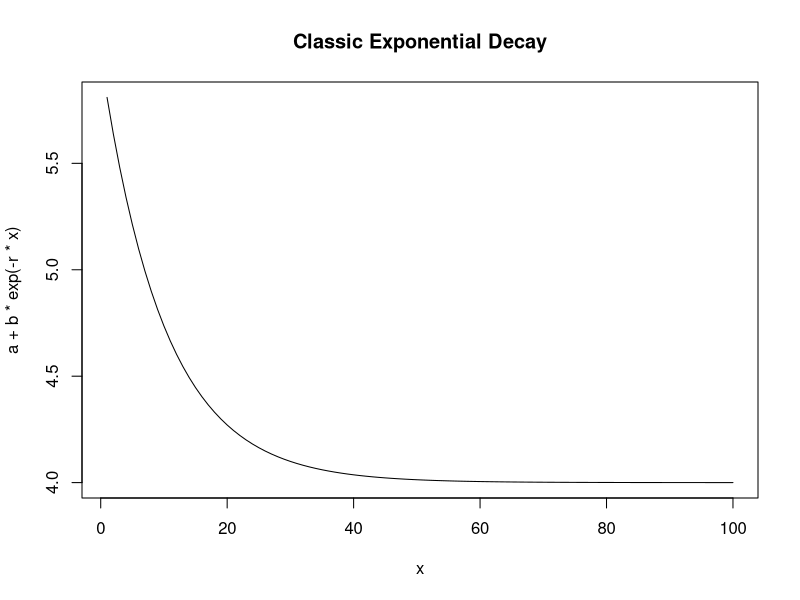
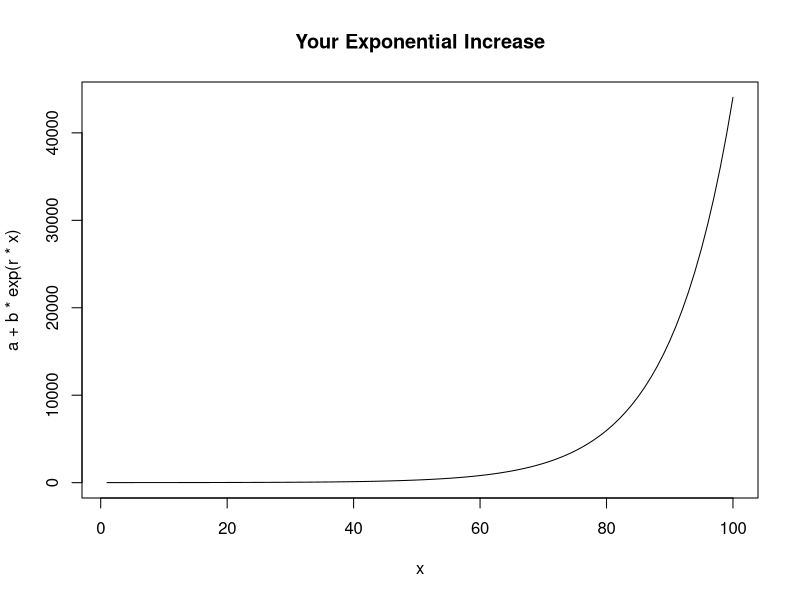
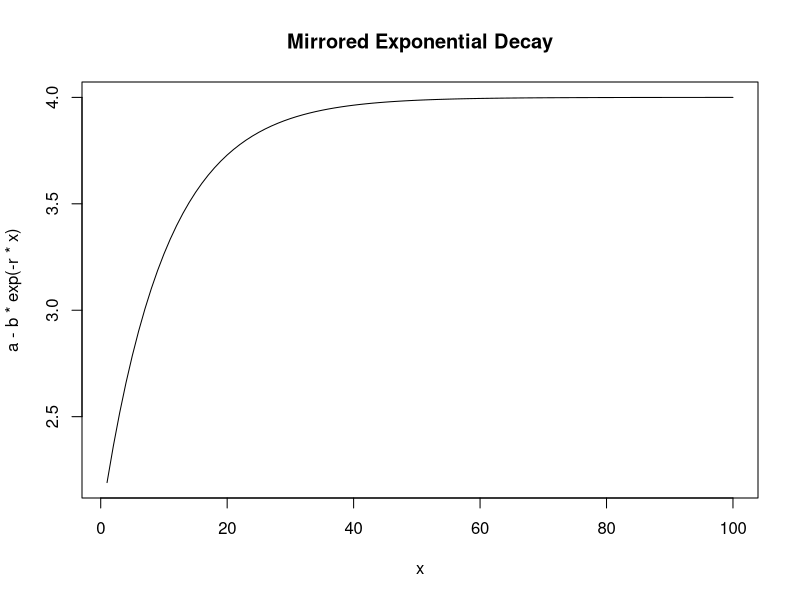
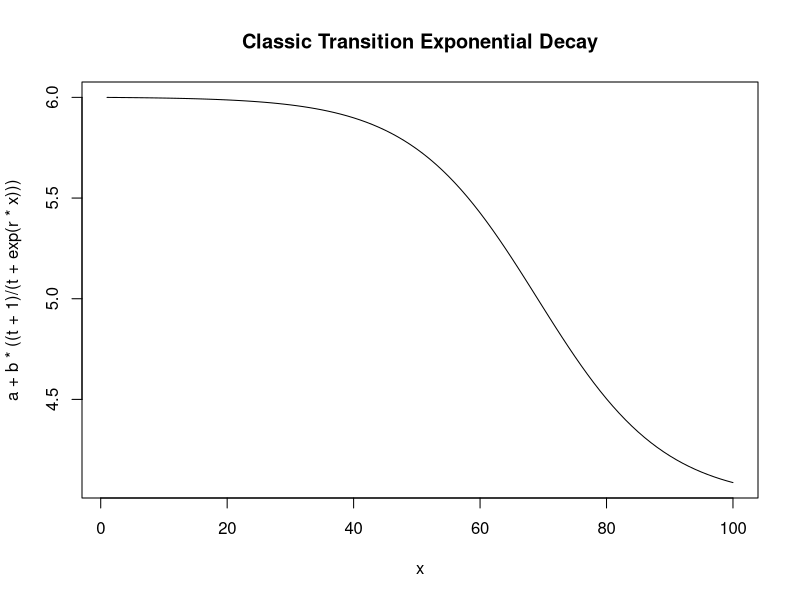
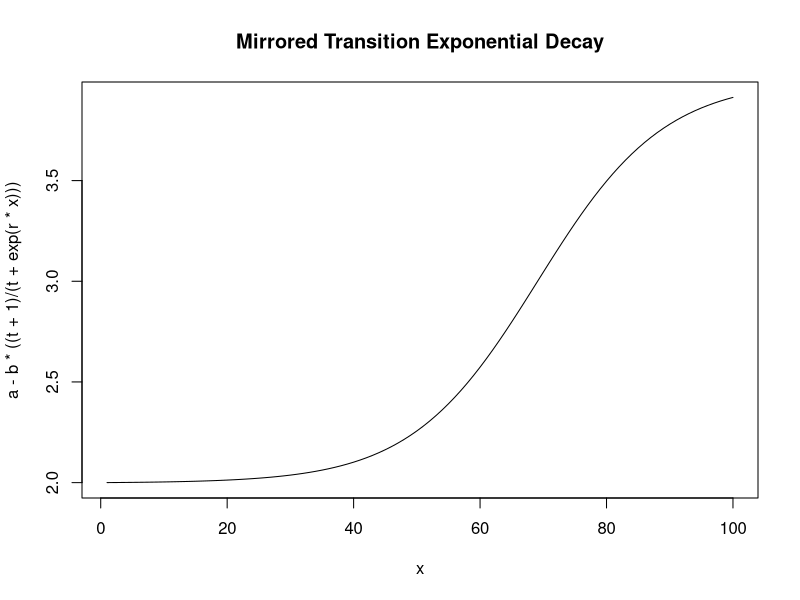
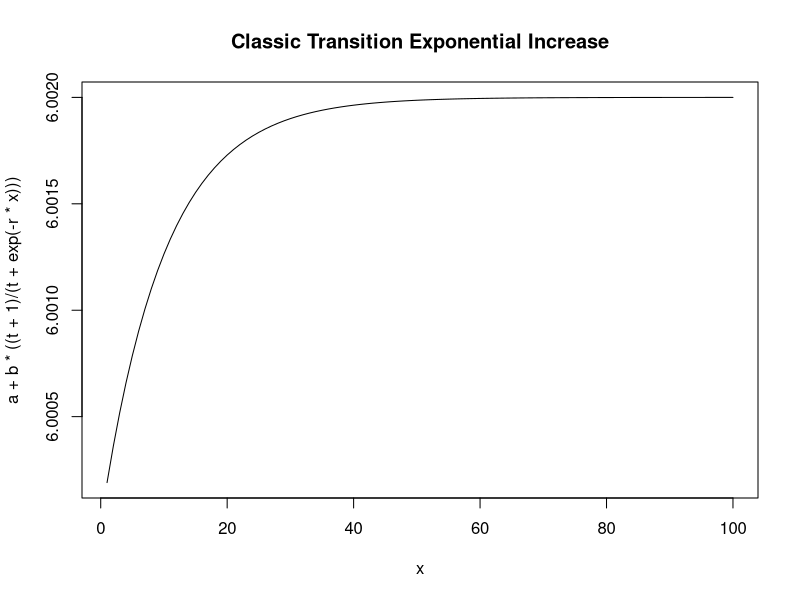
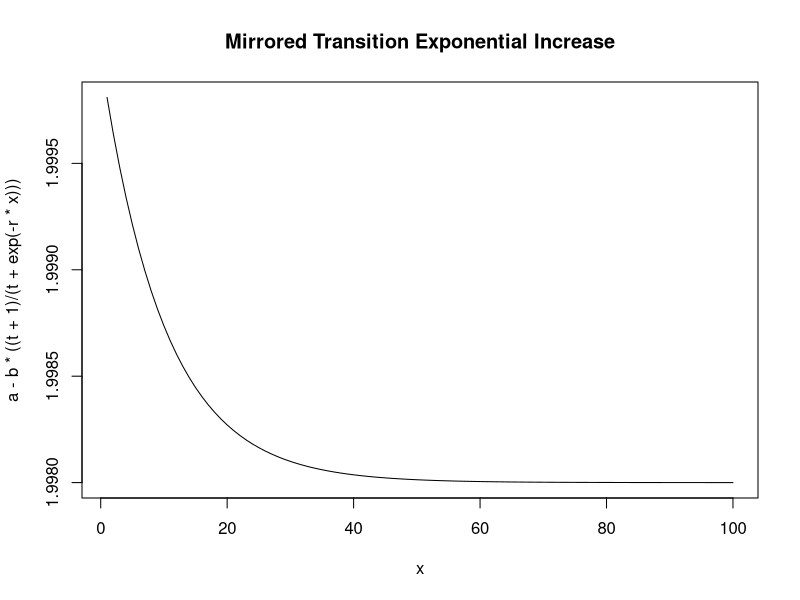

The R script that drew these images, in order:

x=1:100

r=0.1
a=4
b=2

plot(x,a+b*exp(-r*x),type="l",main="Classic Exponential Decay")

plot(x,a+b*exp(r*x),type="l",main="Your Exponential Increase")

plot(x,a-b*exp(-r*x),type="l",main="Mirrored Exponential Decay")

t=1000

plot(x,a+b*((t+1)/(t+exp(r*x))),type="l",main="Classic Transition Exponential Decay")

plot(x,a-b*((t+1)/(t+exp(r*x))),type="l",main="Mirrored Transition Exponential Decay")


plot(x,a+b*((t+1)/(t+exp(-r*x))),type="l",main="Classic Transition Exponential Increase")

plot(x,a-b*((t+1)/(t+exp(-r*x))),type="l",main="Mirrored Transition Exponential Increase")


